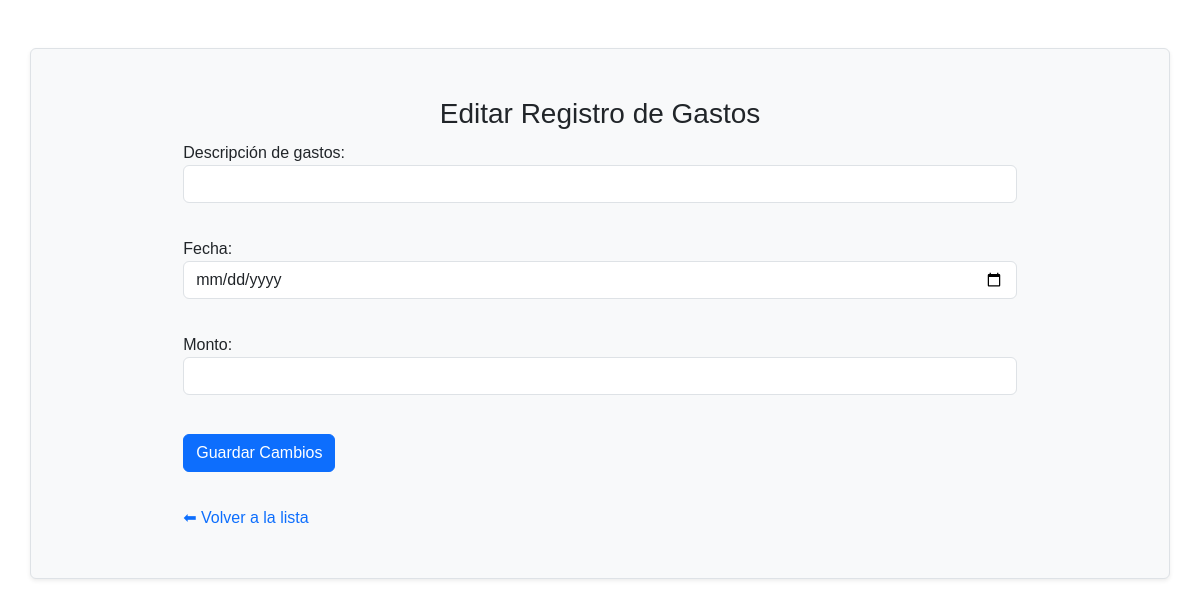
Before: /teditargastos/363 (signed in) with the older database file.
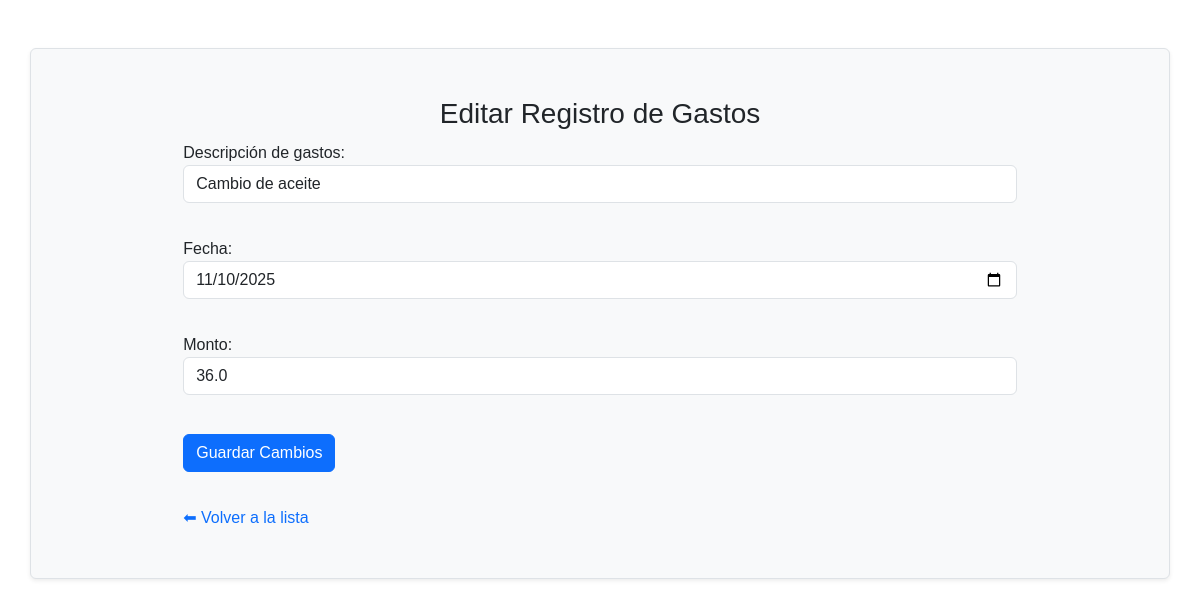
After: the same page with the newer database file.
### tables this page shows
CREATE TABLE "gastos" (
	"cod_gas"	INTEGER,
	"des_gas"	TEXT,
	"fec_gas"	TEXT,
	"cod_cat"	INTEGER,
	"monto"	REAL,
	"cond_gas"	INTEGER,
	PRIMARY KEY("cod_gas" AUTOINCREMENT)
);

### flask_app.py (the view, shortened to what this page needs)
@app.route("/teditargastos/<int:id>", methods=["GET", "POST"])
def teditargastos(id):
    if 'usuario' not in session:
        return redirect(url_for('login'))
    conn = sqlite3.connect("data1.db")
    c = conn.cursor()
    c.execute("SELECT * FROM gastos WHERE cod_gas = ?", (id,))
    registro = c.fetchone()
    conn.close()
    return render_template("teditargastos.html", registros=registro)

### templates/teditargastos.html (shortened to what this page needs)
<!DOCTYPE html>
<html>
<head>
    <link href="https://cdn.jsdelivr.net/npm/bootstrap@5.3.7/dist/css/bootstrap.min.css" rel="stylesheet">
    <link rel="stylesheet" href="../static/style.css">
</head>
<body>
    <div class="container border mt-5 shadow-sm bg-light p-5 rounded">
        <form method="POST" class="formulario">
            <h3 class="text-center">Editar Registro de Gastos</h3>
            <label for="des">Descripción de gastos:</label>
            <input type="text" name="des" required value="{{registros[1]}}" class="form-control"><br>
            <label for="fec">Fecha:</label>
            <input type="date" id="fec" name="fec" value="{{registros[2]}}" class="form-control"><br>
            <label for="mon">Monto:</label>
            <input type="number" name="mon" value="{{registros[4]}}" class="form-control"><br>
            <button type="submit" class="btn btn-primary">Guardar Cambios</button><br><br>
            <a href="/tregistrosgastos">⬅ Volver a la lista</a>
        </form>
    </div>
</body>
</html>

Changed rows visible on the page:
added gastos: des "Cambio de aceite", fec "11/10/2025", mon "36.0"
